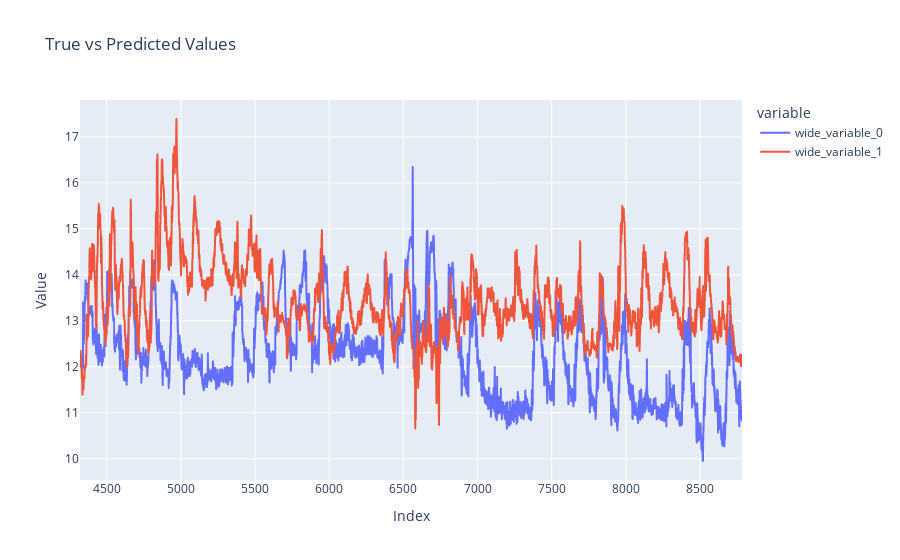

Notebook code cell kept with this figure:
### Code cell
px.line(x=y_test.index, y=[y_test, y_pred], labels={'value': 'Value', 'x': 'Index'}, title='True vs Predicted Values').show()

### Figure 1 — Plotly figure (JSON) as saved in the notebook; plotly's stock layout.template omitted (floating-point values rounded to 4 significant figures; data arrays with more than 128 entries replaced by an {"elided": "..."} marker saying what was removed)
{"data": [{"hovertemplate": "variable=wide_variable_0<br>Index=%{x}<br>Value=%{y}<extra></extra>", "legendgroup": "wide_variable_0", "line": {"color": "#636efa", "dash": "solid"}, "marker": {"symbol": "circle"}, "mode": "lines", "name": "wide_variable_0", "showlegend": true, "type": "scattergl", "x": {"elided": "4464 int values"}, "xaxis": "x", "y": {"elided": "4464 float values"}, "yaxis": "y"}, {"hovertemplate": "variable=wide_variable_1<br>Index=%{x}<br>Value=%{y}<extra></extra>", "legendgroup": "wide_variable_1", "line": {"color": "#EF553B", "dash": "solid"}, "marker": {"symbol": "circle"}, "mode": "lines", "name": "wide_variable_1", "showlegend": true, "type": "scattergl", "x": {"elided": "4464 int values"}, "xaxis": "x", "y": {"elided": "4464 float values"}, "yaxis": "y"}], "layout": {"legend": {"title": {"text": "variable"}, "tracegroupgap": 0}, "title": {"text": "True vs Predicted Values"}, "xaxis": {"anchor": "y", "domain": [0, 1], "title": {"text": "Index"}}, "yaxis": {"anchor": "x", "domain": [0, 1], "title": {"text": "Value"}}}}
